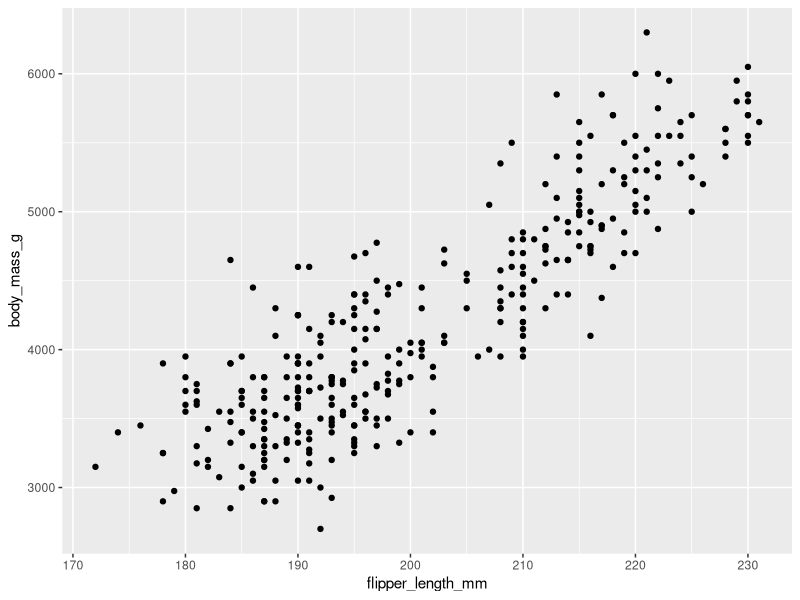
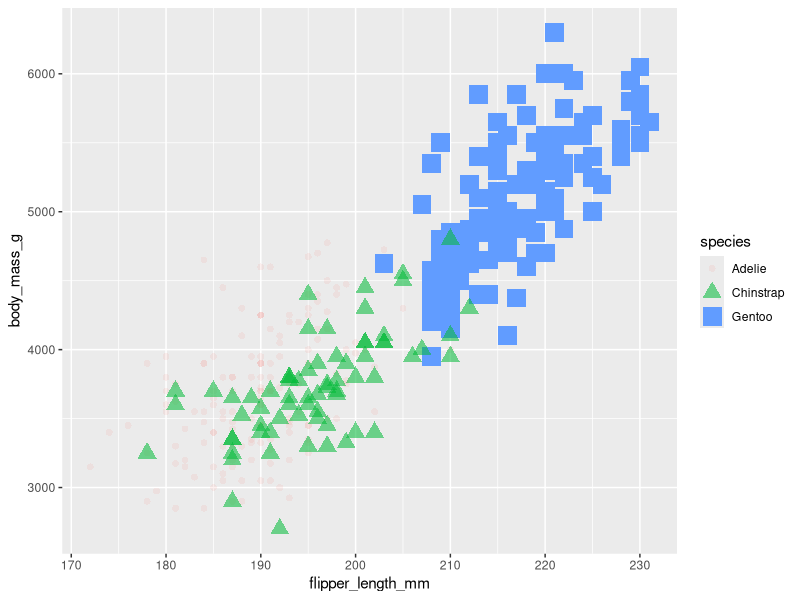
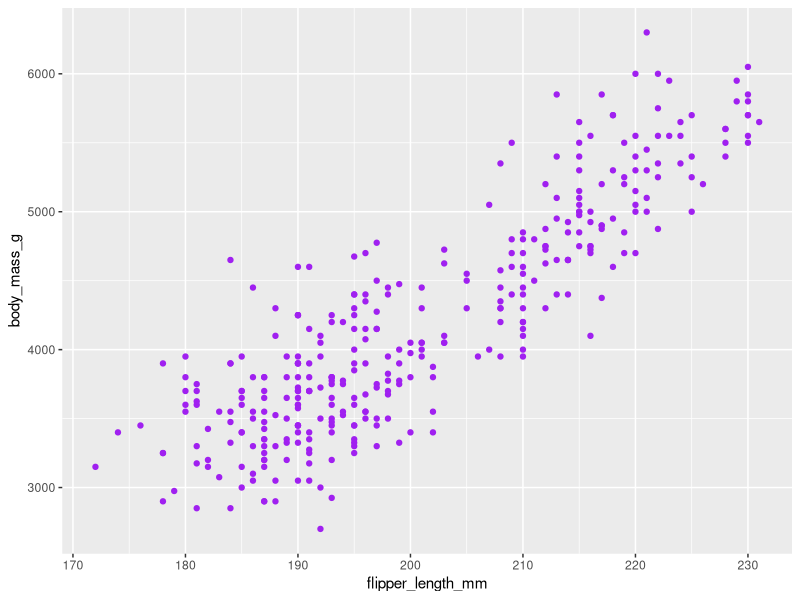
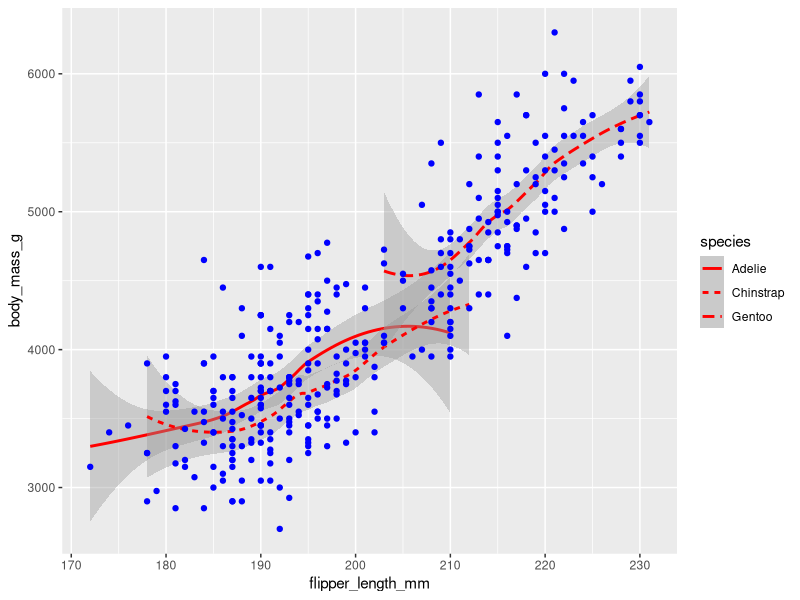
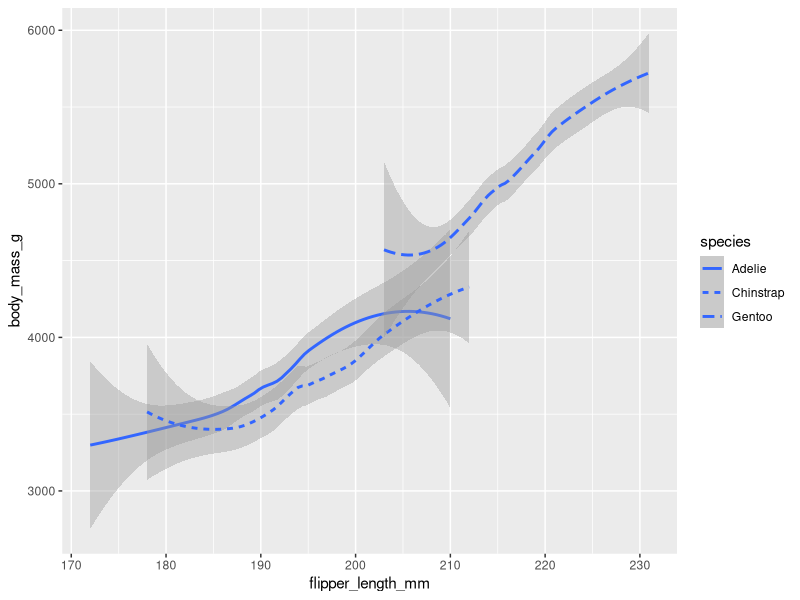
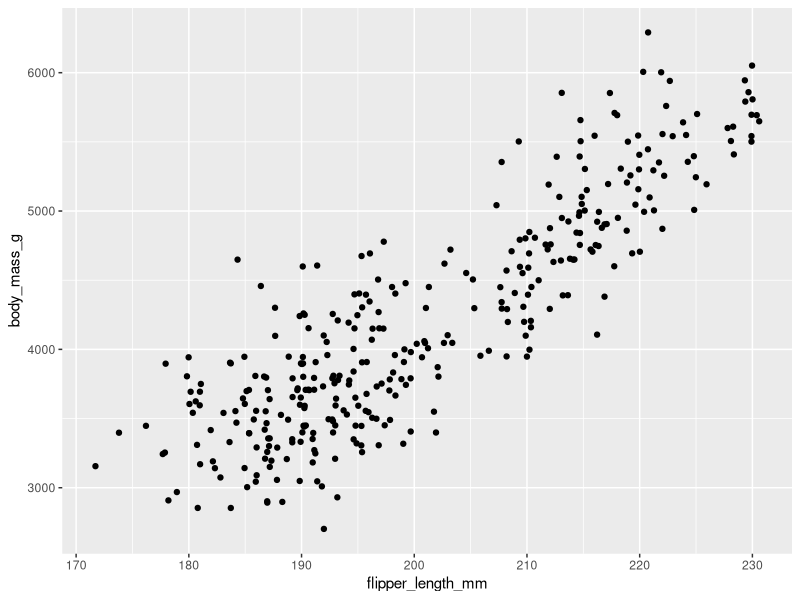
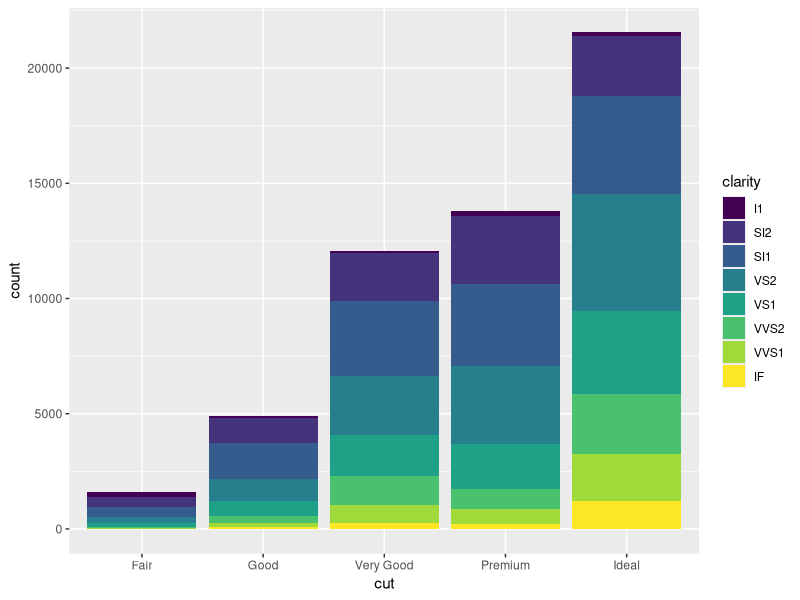
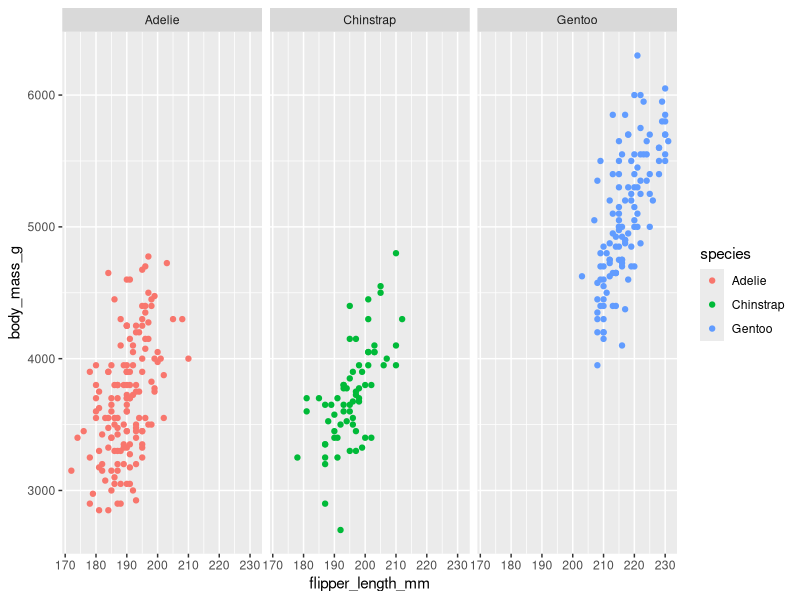

R code for these plots, in order: (Note: this script raises an error after producing the figures.)
library(ggplot2)
library(palmerpenguins)

data(penguins)
View(penguins)

ggplot(data = penguins, mapping = aes(x = flipper_length_mm, y = body_mass_g)) +  geom_point()

ggplot(data = penguins) + 
  geom_point(mapping = aes(x=flipper_length_mm, y=body_mass_g, shape = species, color = species, size = species, alpha = species))

ggplot(data = penguins) + 
  geom_point(mapping = aes(x=flipper_length_mm, y=body_mass_g), color = "purple")

ggplot(data = penguins) + 
  geom_smooth(mapping = aes(x=flipper_length_mm, y=body_mass_g, linetype = species), color = "red") +
  geom_point(mapping = aes(x=flipper_length_mm, y=body_mass_g), color = "blue")

ggplot(data = penguins) + 
  geom_smooth(mapping = aes(x=flipper_length_mm, y=body_mass_g, linetype = species))

ggplot(data = penguins) + 
  geom_jitter(mapping = aes(x=flipper_length_mm, y=body_mass_g))

ggplot(data = diamonds) +
  geom_bar(mapping = aes(x=cut, fill = clarity))

ggplot(data = penguins) + 
  geom_point(mapping = aes(x=flipper_length_mm, y=body_mass_g, color = species))+
  facet_wrap(~species)

ggplot(data = diamonds) +
  geom_bar(mapping = aes(x=color, fill = cut)) +
  facet_wrap(~cut)

ggplot(data = penguins) + 
  geom_point(mapping = aes(x=flipper_length_mm, y=body_mass_g, color = species)) +
  facet_grid(~sex)

penguins %>% 
  filter(species == "Gentoo") %>% 
  ggplot(aes(x=flipper_length_mm, y=body_mass_g, color = species)) + 
  geom_point() 